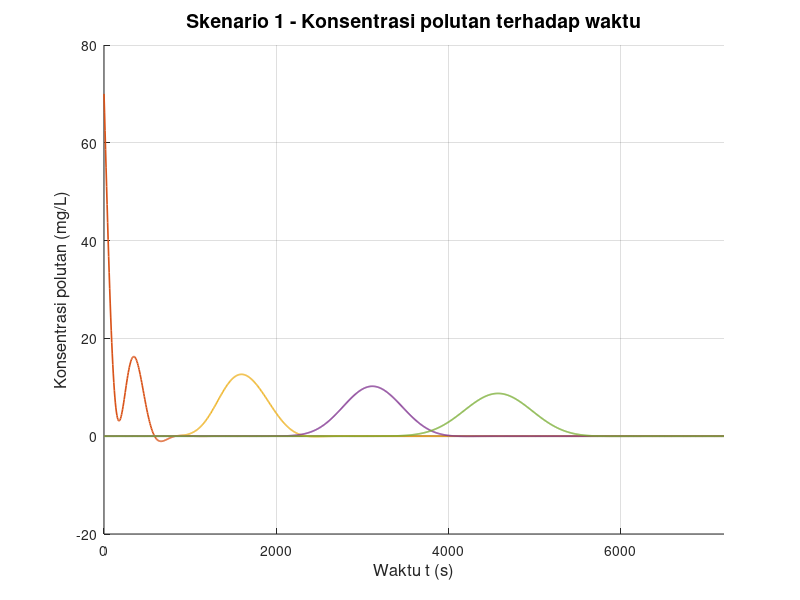

The MATLAB script that drew this image: (Note: this script raises an error after producing the figure.)
clear; clc; close all;

% Feby Syarief Al A`raaf
% 26050124130087
% Oseanografi C
%
% Simulasi persamaan adveksi-difusi 1 dimensi dengan metode FTCS
% Sumber grid polutan diskontinu
% Grafik terhadap waktu

x_digit = 0;
y_digit = 8;
z_digit = 7;

C_source = 10 * z_digit;

L = 3000;
T = 7200;

m_diskontinu = [20 + z_digit, 15 + z_digit];

scenario(1).nama = 'Skenario 1';
scenario(1).dx   = 30;
scenario(1).dt   = 6;
scenario(1).u    = 0.5;
scenario(1).D    = 4.0;
scenario(1).m    = m_diskontinu;

scenario(2).nama = 'Skenario 2';
scenario(2).dx   = 30;
scenario(2).dt   = 6;
scenario(2).u    = 0.1;
scenario(2).D    = 2.0;
scenario(2).m    = m_diskontinu;

scenario(3).nama = 'Skenario 3';
scenario(3).dx   = 30;
scenario(3).dt   = 6;
scenario(3).u    = 0.5;
scenario(3).D    = 2.0;
scenario(3).m    = m_diskontinu;

scenario(4).nama = 'Skenario 4';
scenario(4).dx   = 30;
scenario(4).dt   = 6;
scenario(4).u    = 0.1;
scenario(4).D    = 4.0;
scenario(4).m    = m_diskontinu;

folder_output = 'output_Diskontinu_FTCS_Adveksi_Difusi_Terhadap_Waktu';
if ~exist(folder_output, 'dir')
    mkdir(folder_output);
end

for s = 1:numel(scenario)

    fprintf('\n==================================================\n');
    fprintf('Memproses %s\n', scenario(s).nama);

    dx       = scenario(s).dx;
    dt       = scenario(s).dt;
    u        = scenario(s).u;
    D        = scenario(s).D;
    m_source = scenario(s).m;

    x_space = 0:dx:L;
    t_grid  = 0:dt:T;

    Mmax = length(x_space);
    Nmax = length(t_grid) - 1;

    courant = u * dt / dx;
    alpha   = D * dt / dx^2;

    fprintf('dx = %.3f m, dt = %.3f s, u = %.3f m/s, D = %.3f m^2/s, grid sumber = %s\n', ...
        dx, dt, u, D, mat2str(m_source));
    fprintf('Mmax = %d, Nmax = %d\n', Mmax, Nmax);
    fprintf('Courant = %.6f, alpha = %.6f\n', courant, alpha);

    if any(m_source < 2) || any(m_source > Mmax - 1)
        fprintf('%s tidak dapat diproses karena titik sumber terlalu dekat dengan batas/domain tidak valid.\n', ...
            scenario(s).nama);
        continue;
    end

    stabil_diffusi = (alpha <= 0.5);
    stabil_gabungan = (courant^2 <= 2 * alpha);

    if ~stabil_diffusi
        fprintf(['PERINGATAN: alpha = %.6f > 0.5, sehingga skema eksplisit ', ...
                 'untuk komponen difusi berpotensi tidak stabil.\n'], alpha);
    end

    if ~stabil_gabungan
        fprintf(['PERINGATAN: Courant^2 = %.6f > 2*alpha = %.6f, ', ...
                 'sehingga kestabilan gabungan adveksi-difusi berpotensi tidak terpenuhi.\n'], ...
                 courant^2, 2*alpha);
    end

    if stabil_diffusi && stabil_gabungan
        fprintf('Syarat kestabilan numerik utama terpenuhi.\n');
    end

    C_old = zeros(1, Mmax);
    C_new = zeros(1, Mmax);

    idx_grid_plot = round(linspace(2, Mmax - 1, 5));
    x_plot = x_space(idx_grid_plot);

    snapshot = NaN(length(idx_grid_plot), Nmax + 1);

    C_old(m_source) = C_source;

    snapshot(:, 1) = C_old(idx_grid_plot);

    for n = 1:Nmax

        C_old(1)    = C_old(2);
        C_old(Mmax) = C_old(Mmax - 1);

        C_new = zeros(1, Mmax);

        for i = 2:(Mmax - 1)
            C_new(i) = C_old(i) ...
                     - (courant / 2) * (C_old(i + 1) - C_old(i - 1)) ...
                     + alpha * (C_old(i + 1) - 2 * C_old(i) + C_old(i - 1));
        end

        C_new(1)    = C_new(2);
        C_new(Mmax) = C_new(Mmax - 1);

        snapshot(:, n + 1) = C_new(idx_grid_plot);

        C_old = C_new;
    end

    fig = figure('Visible', 'off', 'Position', [100 100 1400 600]);
    hold on;

    legend_text = {};

    for k = 1:length(idx_grid_plot)
        plot(t_grid, snapshot(k, :), 'LineWidth', 1.2);
        legend_text{end + 1} = sprintf('x = %.0f m', x_plot(k));
    end

    grid on;
    xlabel('Waktu t (s)', 'FontSize', 12);
    ylabel('Konsentrasi polutan (mg/L)', 'FontSize', 12);
    title(sprintf('%s - Konsentrasi polutan terhadap waktu', scenario(s).nama), ...
        'FontSize', 14, 'FontWeight', 'bold');

    xlim([t_grid(1), t_grid(end)]);

    y_max = max(snapshot(:), [], 'omitnan');
    if isempty(y_max) || isnan(y_max) || y_max <= 0
        ylim([0 1]);
    else
        ylim([0, y_max * 1.1]);
    end

    set(gca, 'FontSize', 11);

    if ~isempty(legend_text)
        legend(legend_text, 'Location', 'northwest', ...
            'FontSize', 8, 'NumColumns', 2, 'Box', 'on');
    end

    hold off;

    nama_file = sprintf('ftcs_adveksi_difusi_waktu_diskontinu_skenario_%d.png', s);
    saveas(fig, fullfile(folder_output, nama_file));
    close(fig);

    fprintf('%s selesai diproses.\n', scenario(s).nama);
end

fprintf('\nSemua skenario telah selesai diproses.\n');
